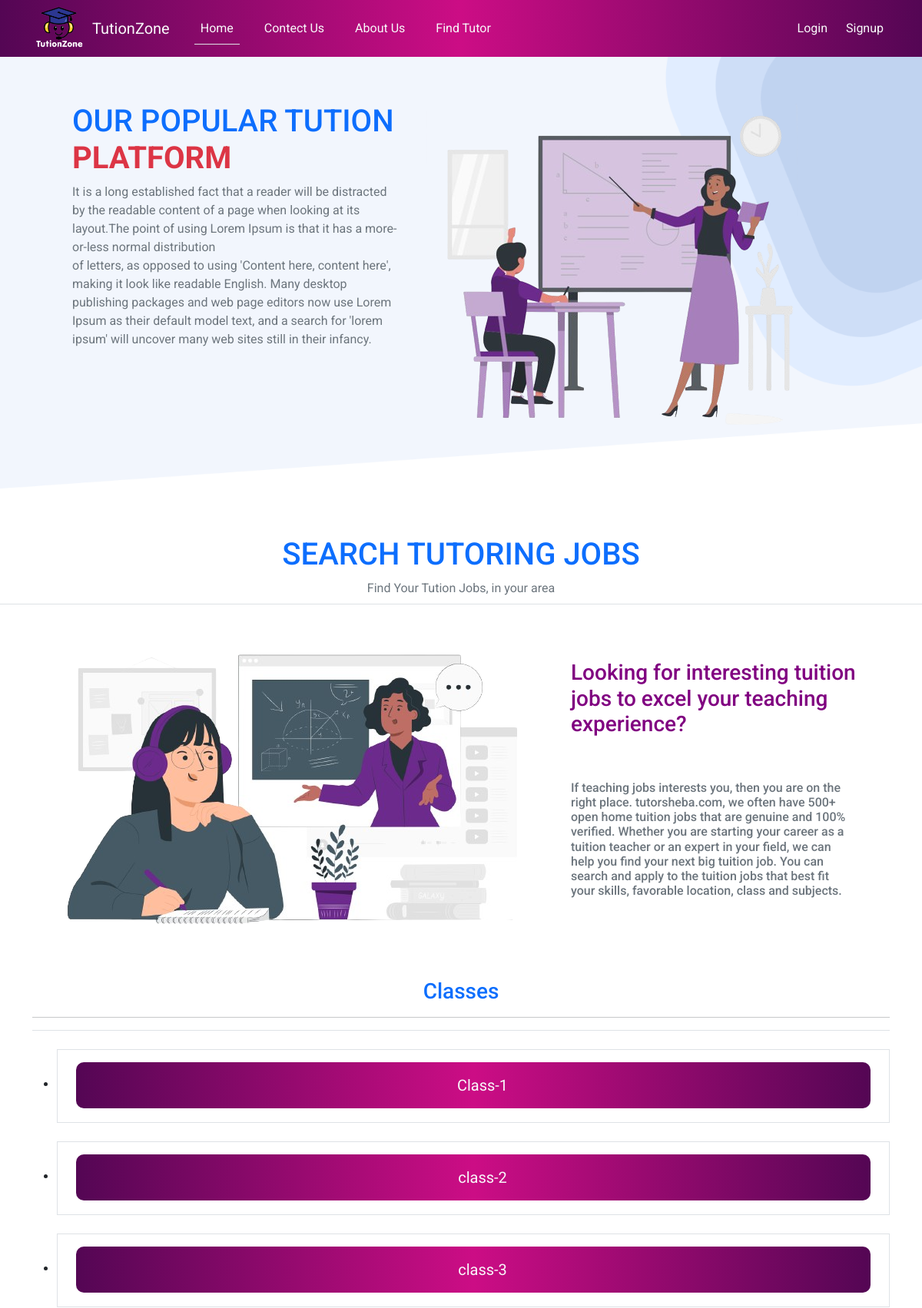
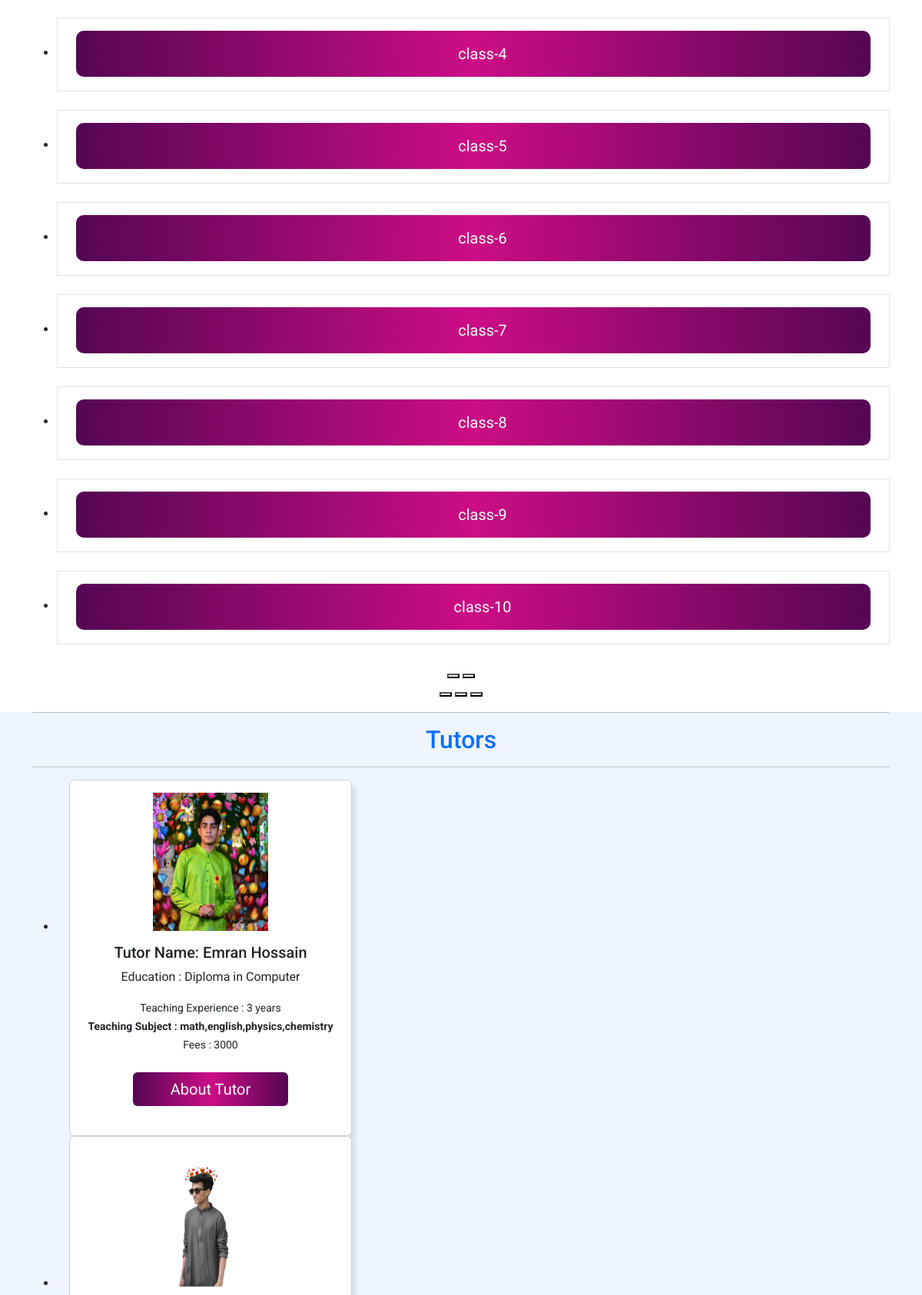
The page / (upper part) on the database its author committed (2 pictures, top to bottom).
### categorybyclasses/models.py (models this page shows, shortened)
class CategoryByClasses(models.Model):
    name = models.CharField(max_length =30)
    slug = models.SlugField(max_length =40)

### tution/models.py (models this page shows, shortened)
class AddTutors(models.Model):
    user = models.ForeignKey(User,on_delete =models.CASCADE,related_name ='tutor')
    name =models.CharField(max_length=50)
    image = models.ImageField(upload_to="tution/image/")
    class_category = models.ManyToManyField(CategoryByClasses)
    education = models.CharField(max_length=100)
    teaching_experience = models.CharField(max_length =20)
    fee =models.CharField(max_length=10)
    subject = models.CharField(max_length=50)
    number =models.CharField(max_length=12)

### tutionzone/views.py (the view)
# urls.py: 2. Add a URL to urlpatterns:  path('', views.home, name='home')
def home(request ,Category_slug =None):
    data = AddTutors.objects.all()
    form = CategoryByClasses.objects.all()
    if Category_slug is not None:
        class_category = CategoryByClasses.objects.get(slug = Category_slug)
        data = AddTutors.objects.filter(class_category=class_category)
    return render(request, 'home.html',{'data':data , 'category':form})

### templates/home.html (shortened to what this page needs)
{% extends "base.html" %}
{% load static %}
{% block content %}
<div style="background-image: url({% static 'bg.PNG'%});
background-size: cover;
background-position: center;
background-repeat: no-repeat;
width: 100%;
">
  <div class="top-part  p-5 mb-5  container d-flex justify-content-between">
      <div class="top-part1 p-3">
          <h1 class="text-primary ">OUR POPULAR TUTION <strong class='text-danger'>PLATFORM</strong> </h1>
          <p class="text-secondary ">It is a long established fact that a reader will be distracted by the readable content of a page when looking at its layout.The point of using Lorem Ipsum is that it has a more-or-less normal distribution <br> of letters, as opposed to using 'Content here, content here', making it look like readable English. Many desktop publishing packages and web page editors now use Lorem Ipsum as their default model text, and a search for 'lorem ipsum' will uncover many web sites still in their infancy.  </p>
      </div>
      <div class="top-part2 p-3">
          <img class="" src="{% static 'tution.png' %}" alt="tution-img" />
      </div>
  </div>
</div>
<div class="">
  <h1 class="text-primary  text-center">SEARCH TUTORING JOBS</h1>
    <p class="text-secondary text-center border-bottom pb-2 ">Find Your Tution Jobs, in your area</p>
    <div class="jobs-part container d-flex justify-content-between p-2">
          <div>
            <img class=" p-3" src="{% static 'jobs.png' %}" alt="tution-img" />
          </div>
        <div>
            <h3 class=" ps-5 mt-5" style="color:purple; font-weight-bold">Looking for interesting tuition jobs to excel your teaching experience?</h3>
            <p class="text-secondary p-5 h6">If teaching jobs interests you, then you are on the right place. tutorsheba.com, we often have 500+ open home tuition jobs that are genuine and 100% verified. Whether you are starting your career as a tuition teacher or an expert in your field, we can help you find your next big tuition job. You can search and apply to the tuition jobs that best fit your skills, favorable location, class and subjects.</p>
        </div>
    </div>
  </div>
<div class=" container text-center mt-4">
    <h3 class="text-primary"> Classes</h3><hr>
    <div class="swiffy-slider slider-item-show4 slider-item-reveal pt-4 border-top slider-nav-round slider-nav-dark">
      <ul class="slider-container">
        {% for dt in category %}
          <li class="border text-center p-3 mb-4">
              <div class="form-check   mx-2 " style="background: linear-gradient(90deg,#540654,#cc0d85 50%,#540654 100%,#00d4ff 0); border-radius:10px;">
                  <label class="form-check-label p-2" for="{{dt.id}}">
                      <b><a href="{% url 'Category_slug' dt.slug %}" style="font-size:20px;" class="btn text-light ">{{dt.name}}</a></b>
                  </label>
              </div>
            </li>
        {% endfor %}
      </ul>
      <button type="button" class="slider-nav"></button>
      <button type="button" class="slider-nav slider-nav-next"></button>
      <div class="slider-indicators">
        <button class="active"></button>
        <button></button>
        <button></button>
      </div>
    </div>
</div>
<div style="background:#EEF5FF;">
  <div class="swiffy-slider slider-item-show3 slider-nav-round slider-nav-outside container border-bottom pb-5">
      <hr>
      <h2 class='text-center text-primary '>Tutors</h2>
      <hr>
      <ul class="slider-container">
          {% for dt in data %}
              <li class='m-auto text-center'>
                  <div class="card box-shadows  mx-3 pt-3 text-dark" style="width: 23rem; height:29rem;">
                      <img src="{{dt.image.url}}"  class="card-img-top m-auto rounded-0 " alt="car-image" style="width:150px;height: 180px;">
                      <div class="card-body  ">
                          <h5 class="card-title">Tutor Name: {{dt.name}}</h5>
                          <p class="card-text title ">Education : {{dt.education}}</p>
                          <small>Teaching Experience : {{dt.teaching_experience}}</small><br>
                          <small> <b> Teaching Subject : {{dt.subject}} </b></small><br>
                          <small>Fees : {{dt.fee}}</small>
                          <br>
                          <br>
                          <a width="100%" href="{% url 'details' dt.id %}" style="font-size:20px;" class="btn bg-color pe-5 ps-5  mb-2 text-light">About Tutor</a>
                      </div>
                  </div>
              </li>
          {% endfor %}
      </ul>
  </div>
</div>
{% endblock content %}

### static/style.css (style rules this page uses)
body { margin: 0; padding: 0; }

### templates/home.html (style rules this page uses)
.box-shadows { box-shadow: 5px 8px 6px rgba(0, 0, 0, 0.1); }
.bg-color { background: linear-gradient(90deg,#540654,#cc0d85 50%,#540654 100%,#00d4ff 0); }

### rows shown on the page
CategoryByClasses: name "Class-1"
CategoryByClasses: name "class-2"
CategoryByClasses: name "class-3"
CategoryByClasses: name "class-4"
CategoryByClasses: name "class-5"
CategoryByClasses: name "class-6"
CategoryByClasses: name "class-7"
CategoryByClasses: name "class-8"
CategoryByClasses: name "class-9"
CategoryByClasses: name "class-10"
AddTutors: image (picture), name "Emran Hossain", education "Diploma in Computer", teaching_experience "3 years", subject "math,english,physics,chemistry", fee "3000"
AddTutors: image (picture)
